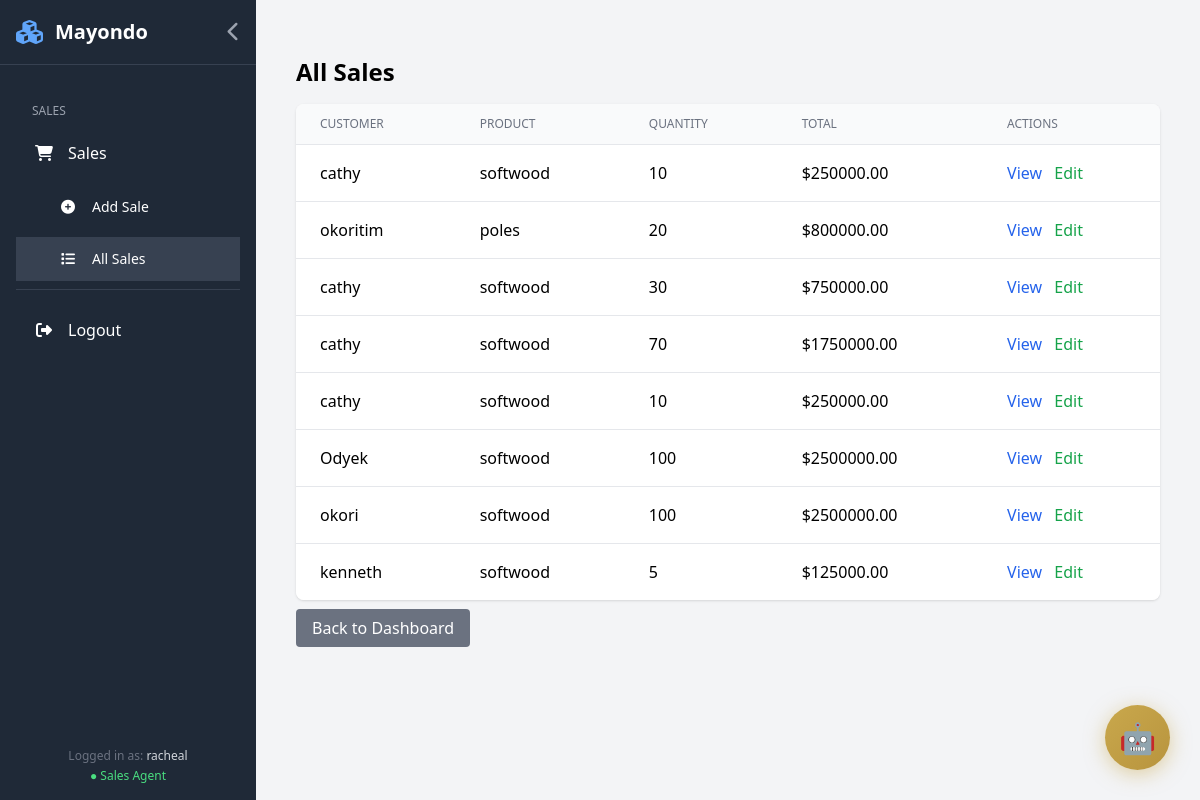
The app's page /allsales/ (signed in), older data.
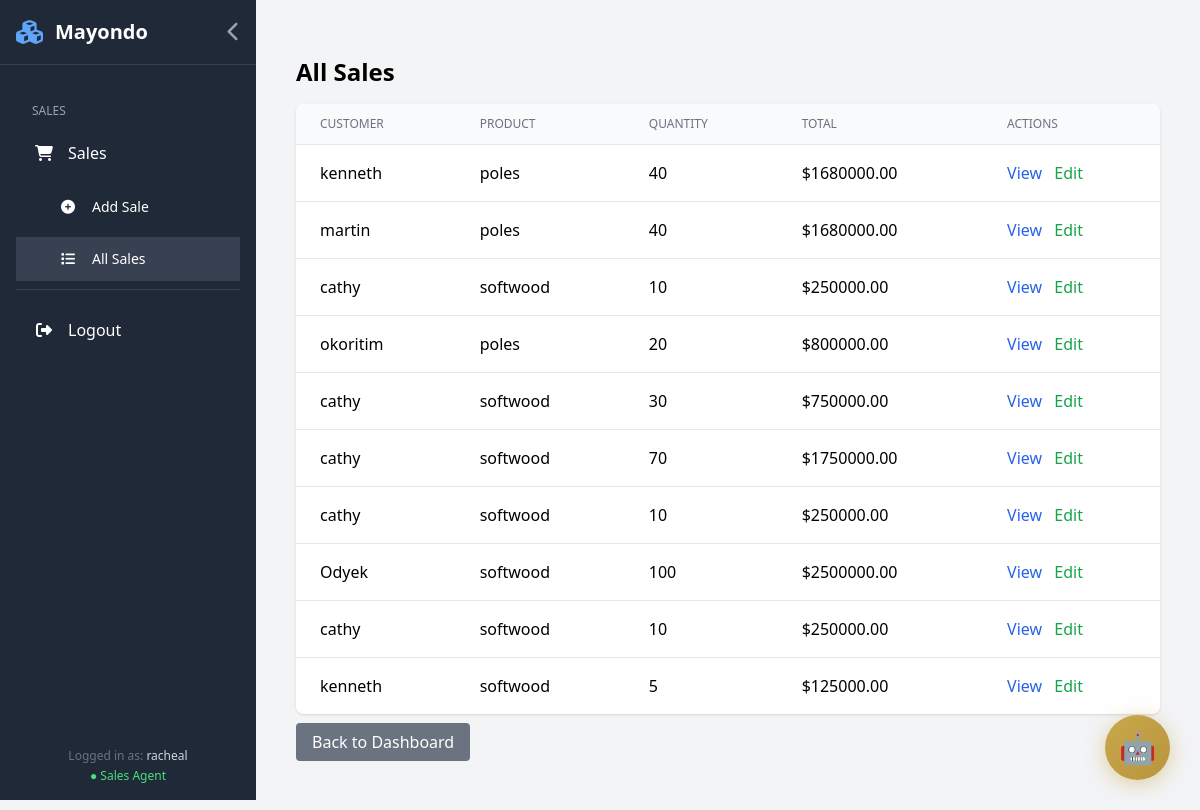
The same page, newer data.
### home/models.py (models this page shows, shortened)
class Sales(models.Model):
    customername = models.TextField()
    producttype = models.CharField(max_length=20)
    productname = models.ForeignKey(Stock, on_delete=models.CASCADE)
    quantity = models.IntegerField()
    sellingprice_unitcost = models.DecimalField(max_digits=10, decimal_places=2, default=0)
    sellingprice = models.DecimalField(max_digits=10, decimal_places=2)
    transportfare = models.DecimalField(default=0, max_digits=10, decimal_places=2)
    transport_offered = models.BooleanField(default=True)
    paymentmethod = models.CharField(max_length=10)
    salesagentname = models.ForeignKey(User, on_delete=models.CASCADE)
    date = models.DateField(null=True)
    totalprice = models.DecimalField(default=0, max_digits=10, decimal_places=2)
    is_paid = models.BooleanField(default=False)

class Stock(models.Model):
    productname = models.TextField()
    origin = models.TextField()
    contact = models.IntegerField()
    quality = models.CharField(max_length=10, choices=GRADE_CHOICES, blank=True)
    quantity = models.IntegerField()
    costprice_unitcost = models.DecimalField(max_digits=10, decimal_places=2, default=0)
    costprice = models.DecimalField(max_digits=10, decimal_places=2, default=0)
    date = models.DateField(null=True)
    warehouse = models.TextField()

### home/views.py (the view)
# urls.py: path('allsales/', allsalespage, name='allsales'),
@login_required(login_url='/login/')
def allsalespage(request):
    sales = Sales.objects.all().order_by('-date')
    search_query = request.GET.get('search')
    if search_query:
        sales = sales.filter(
            Q(customername__icontains=search_query) |
            Q(productname__productname__icontains=search_query)
        )
    paginator = Paginator(sales, 20)
    page_number = request.GET.get('page')
    page_obj = paginator.get_page(page_number)
    context = {
        'sales': page_obj,
        'total_sales': sales.count(),
        'search_query': search_query,
        'is_manager': is_manager(request.user),
    }
    return render(request, "allsales.html", context)

### home/views.py (called while the page is built)
def is_manager(user):
    try:
        return user.profile.role == "manager"
    except:
        return False

### home/templates/allsales.html
{% extends "base_auth.html" %}
{% load static %}
{% block content %}
<div class="container mx-auto px-4 py-8">
    <h1 class="text-2xl font-bold mb-4">All Sales</h1>
    <div class="bg-white rounded-lg shadow overflow-hidden">
        <table class="min-w-full divide-y divide-gray-200">
            <thead class="bg-gray-50">
                <tr>
                    <th class="px-6 py-3 text-left text-xs font-medium text-gray-500 uppercase">Customer</th>
                    <th class="px-6 py-3 text-left text-xs font-medium text-gray-500 uppercase">Product</th>
                    <th class="px-6 py-3 text-left text-xs font-medium text-gray-500 uppercase">Quantity</th>
                    <th class="px-6 py-3 text-left text-xs font-medium text-gray-500 uppercase">Total</th>
                    <th class="px-6 py-3 text-left text-xs font-medium text-gray-500 uppercase">Actions</th>
                </tr>
            </thead>
            <tbody class="bg-white divide-y divide-gray-200">
                {% for sale in sales %}
                <tr>
                    <td class="px-6 py-4">{{ sale.customername }}</td>
                    <td class="px-6 py-4">{{ sale.productname.productname }}</td>
                    <td class="px-6 py-4">{{ sale.quantity }}</td>
                    <td class="px-6 py-4">${{ sale.totalprice }}</td>
                    <td class="px-6 py-4">
                        <a href="{% url 'view_sale' sale.id %}" class="text-blue-600 hover:text-blue-900">View</a>
                        <a href="{% url 'update_sale' sale.id %}" class="text-green-600 hover:text-green-900 ml-2">Edit</a>
                    </td>
                </tr>
                {% empty %}
                <tr><td colspan="5" class="px-6 py-4 text-center text-gray-500">No sales found</td></tr>
                {% endfor %}
            </tbody>
        </table>
    </div>
    <div class="mt-4">
        <a href="{% url 'dashboard' %}" class="bg-gray-500 text-white px-4 py-2 rounded">Back to Dashboard</a>
    </div>
</div>
{% endblock %}

Row changes from the older to the newer data that the page shows:
added Sales: customername "kenneth", productname.productname "poles", quantity "40", totalprice "1680000.00"
added Sales: customername "martin", productname.productname "poles", quantity "40", totalprice "1680000.00"
changed Sales (number 9 of 10 on the later page): customername "okori" → "cathy"; quantity "100" → "10"; totalprice "2500000.00" → "250000.00"
